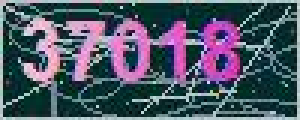
#> input picture dataset/captcha_0011.jpg, 100 x 40 px (shown 3 times larger); its folder holds only this picture in this run
$ python tesseract_baseline.py
#> lines starting #> are read from the running program, lines starting #| are printed output that depends on the picture
"""Batch OCR using the supplied grayscale/HSV fallback algorithm."""
import csv
import os
import re
from collections import Counter
from concurrent.futures import ThreadPoolExecutor
from pathlib import Path

import cv2
import numpy as np
import pytesseract

ROOT = Path(__file__).resolve().parents[1]
LOCAL_TESSERACT = ROOT / '.tools/tesseract/tesseract.exe'
configured_command = os.environ.get('TESSERACT_CMD')
if configured_command:
    pytesseract.pytesseract.tesseract_cmd = configured_command
elif LOCAL_TESSERACT.exists():
    pytesseract.pytesseract.tesseract_cmd = str(LOCAL_TESSERACT)
    os.environ.setdefault('TESSDATA_PREFIX', str(LOCAL_TESSERACT.parent / 'tessdata'))
os.environ.setdefault('OMP_THREAD_LIMIT', '1')


def digits_only(text):
    return re.sub(r'\D', '', text)


def ocr_digits(img):
    return digits_only(pytesseract.image_to_string(
        img, config='--psm 7 -c tessedit_char_whitelist=0123456789', timeout=30))


def recognize(path):
    # imdecode supports Windows paths containing Chinese characters.
    img = cv2.imdecode(np.fromfile(str(path), dtype=np.uint8), cv2.IMREAD_COLOR)
    if img is None:
        raise ValueError('Unable to decode image')
    gray = cv2.cvtColor(img, cv2.COLOR_BGR2GRAY)
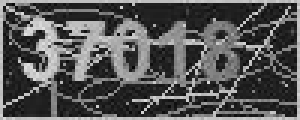
#> gray: shape (40, 100) (shown 3 times larger); min 3, max 225, mean 86.4
    enlarged = cv2.resize(gray, None, fx=4, fy=4, interpolation=cv2.INTER_CUBIC)
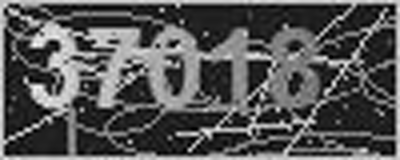
#> enlarged: shape (160, 400); min 0, max 252, mean 86.3
    result = ocr_digits(enlarged)
    if len(result) == 5:
        return result, '灰階 + 4x 放大'
    hsv = cv2.cvtColor(img, cv2.COLOR_BGR2HSV)
    mask = cv2.inRange(hsv, np.array([145, 40, 80]), np.array([170, 255, 255]))
    bw = cv2.resize(255 - mask, None, fx=5, fy=5, interpolation=cv2.INTER_NEAREST)
    return ocr_digits(bw), 'HSV 分離 + 二值化 + 5x 放大'


def process(path):
    try:
        result, method = recognize(path)
        return [path.relative_to(ROOT / 'dataset').as_posix(), result, method,
                len(result), '是' if len(result) == 5 else '否', '']
    except Exception as exc:
        return [path.relative_to(ROOT / 'dataset').as_posix(), '', '', 0, '否', str(exc)]


def main():
    extensions = {'.jpg', '.jpeg', '.png', '.bmp', '.tif', '.tiff', '.webp'}
    files = sorted(p for p in (ROOT / 'dataset').rglob('*') if p.suffix.lower() in extensions)
    if not files:
        raise SystemExit('No images in dataset')
    output = ROOT / 'reports/baseline.csv'
    output.parent.mkdir(parents=True, exist_ok=True)
    counts = Counter()
    with output.open('w', newline='', encoding='utf-8-sig') as stream:
        writer = csv.writer(stream)
        writer.writerow(['檔名', '辨識結果', '辨識方法', '數字位數', '是否5位數', '錯誤訊息'])
        with ThreadPoolExecutor(max_workers=4) as pool:
            for i, row in enumerate(pool.map(process, files), 1):
                writer.writerow(row)
                counts['five_digits' if row[4] == '是' else 'other_length'] += 1
                counts['errors'] += bool(row[5])
                if i % 100 == 0:
                    stream.flush()
                    print(f'{i}/{len(files)} {dict(counts)}', flush=True)
    print(f'Output: {output}', flush=True)


if __name__ == '__main__':
    main()
#> (the call stopped at in ocr_digits, `return digits_only(pytesseract.image_to_string( img, config='--psm 7 -..`: pytesseract is not available in this run)

$ run again, on dataset/captcha_0039.jpg
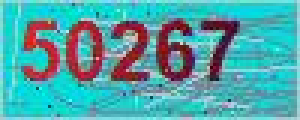
#> input picture dataset/captcha_0039.jpg, 100 x 40 px (shown 3 times larger)
#> in recognize, `gray = cv2.cvtColor(img, cv2.COLOR_BGR2GRAY)`:
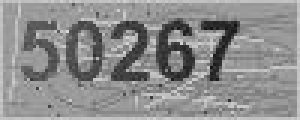
#> gray: shape (40, 100) (shown 3 times larger); min 18, max 218, mean 140.5
#> in recognize, `enlarged = cv2.resize(gray, None, fx=4, fy=4, interpolation=cv2.INTER_..`:
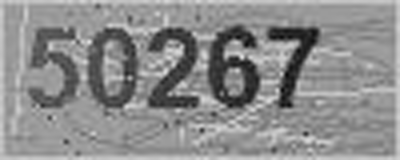
#> enlarged: shape (160, 400); min 9, max 222, mean 140.5

$ run again, on dataset/captcha_0048.jpg
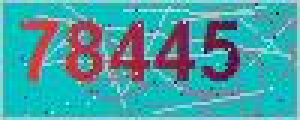
#> input picture dataset/captcha_0048.jpg, 100 x 40 px (shown 3 times larger)
#> in recognize, `gray = cv2.cvtColor(img, cv2.COLOR_BGR2GRAY)`:
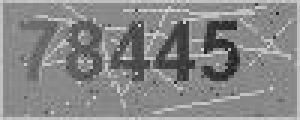
#> gray: shape (40, 100) (shown 3 times larger); min 30, max 219, mean 134.6
#> in recognize, `enlarged = cv2.resize(gray, None, fx=4, fy=4, interpolation=cv2.INTER_..`:
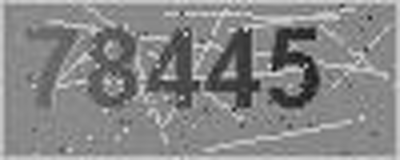
#> enlarged: shape (160, 400); min 14, max 222, mean 134.5

$ run again, on dataset/captcha_0059.jpg
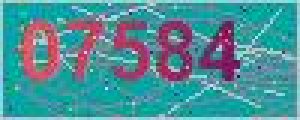
#> input picture dataset/captcha_0059.jpg, 100 x 40 px (shown 3 times larger)
#> in recognize, `gray = cv2.cvtColor(img, cv2.COLOR_BGR2GRAY)`:
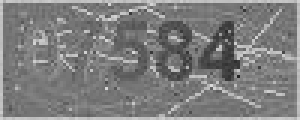
#> gray: shape (40, 100) (shown 3 times larger); min 35, max 222, mean 125.6
#> in recognize, `enlarged = cv2.resize(gray, None, fx=4, fy=4, interpolation=cv2.INTER_..`:
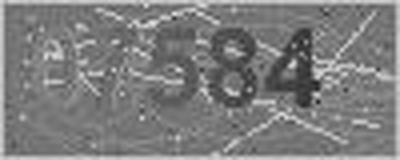
#> enlarged: shape (160, 400); min 32, max 227, mean 125.5

$ run again, on dataset/captcha_0015.jpg
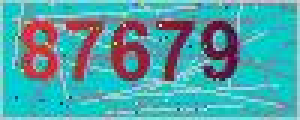
#> input picture dataset/captcha_0015.jpg, 100 x 40 px (shown 3 times larger)
#> in recognize, `gray = cv2.cvtColor(img, cv2.COLOR_BGR2GRAY)`:
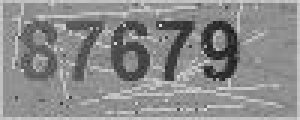
#> gray: shape (40, 100) (shown 3 times larger); min 21, max 224, mean 139
#> in recognize, `enlarged = cv2.resize(gray, None, fx=4, fy=4, interpolation=cv2.INTER_..`:
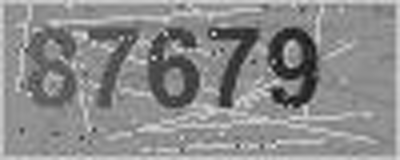
#> enlarged: shape (160, 400); min 15, max 225, mean 138.9
